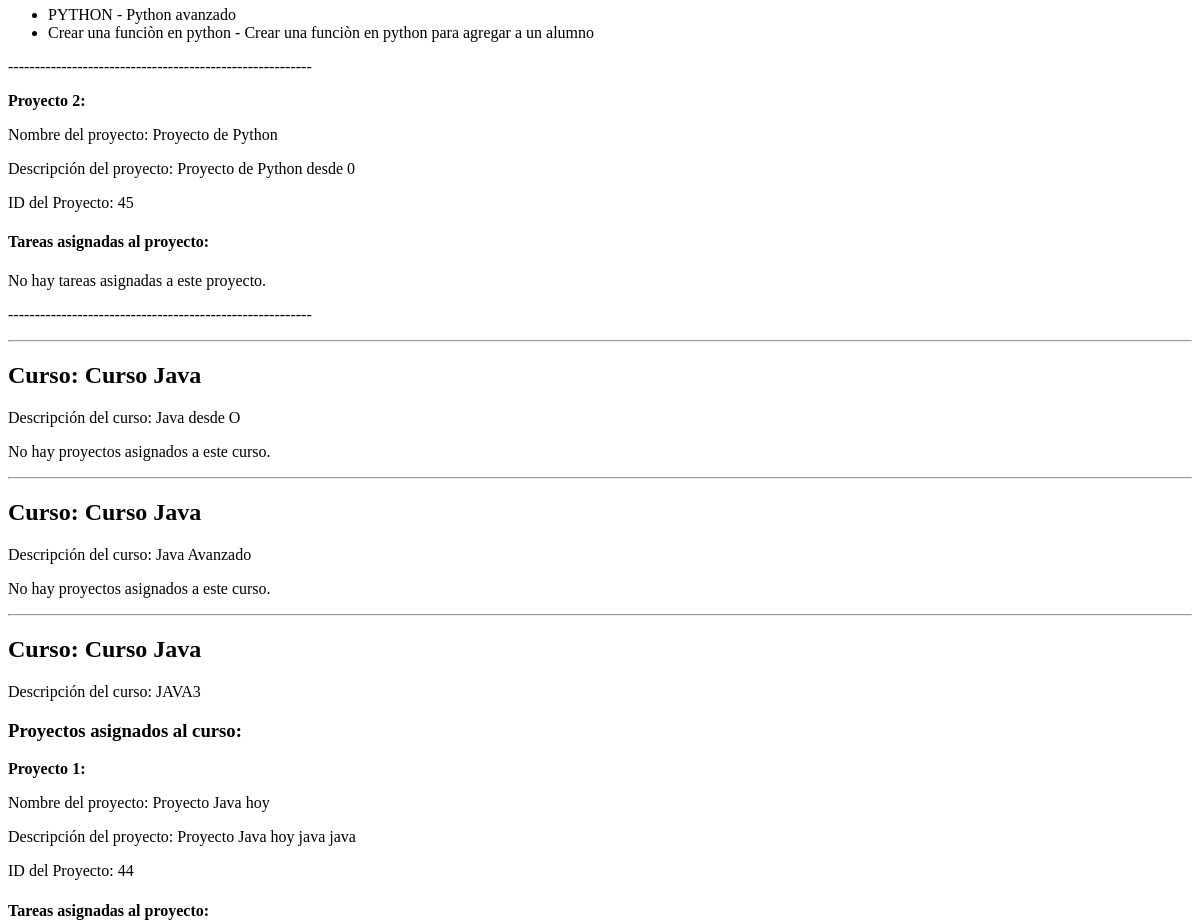
The page /projects/ (middle part) on the database as committed earlier.
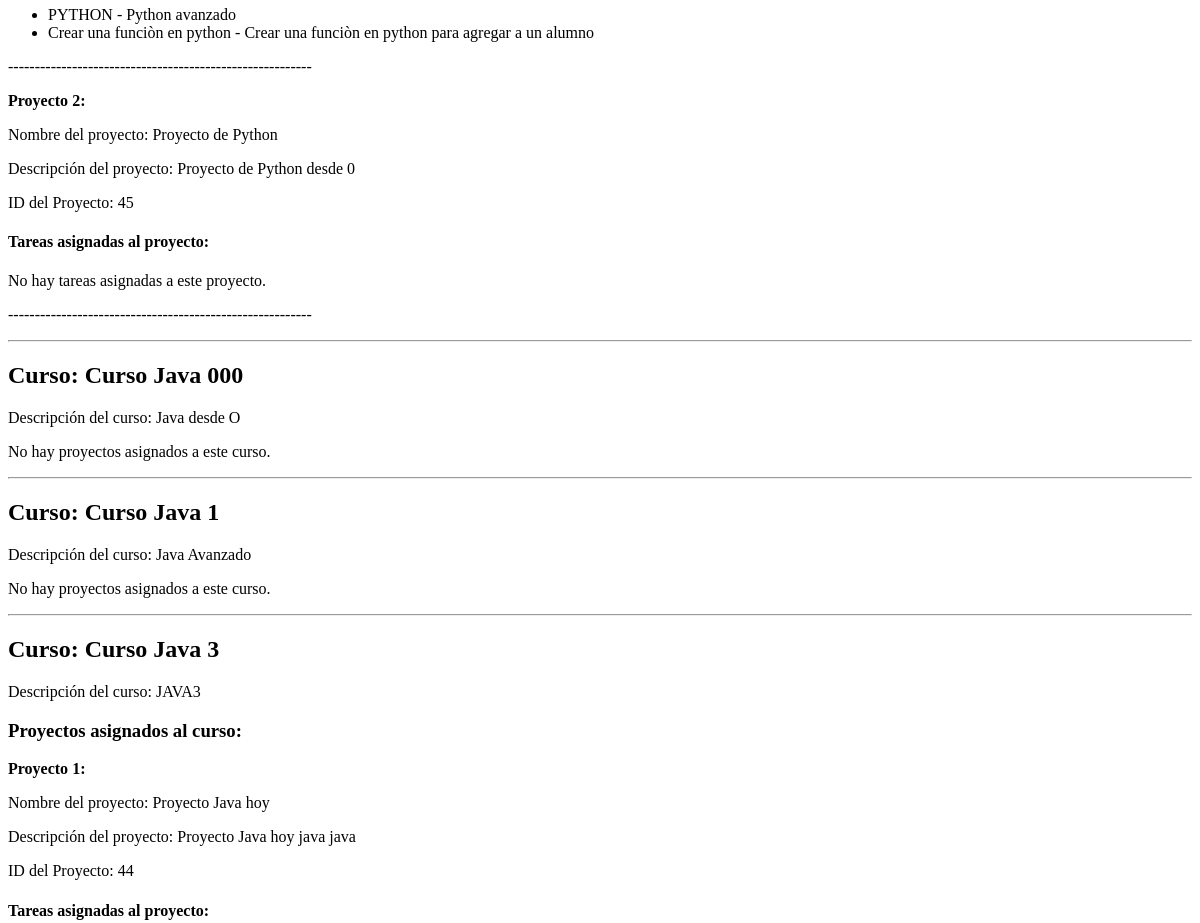
The same page on the database as committed later.
### miapp/models.py (models this page shows, shortened)
class Course(models.Model):
    name = models.CharField(max_length=100)
    description = models.TextField()
    done = models.BooleanField(default=False)

### miapp/views.py (the view)
# urls.py: path('projects/', views.projects),
def projects(request):
    title = 'Ver el listado de proyectos por curso'
    courses = Course.objects.prefetch_related('project_set__task_set').all()
    return render(request, 'project/projects.html', {
        'title': title,
        'courses': courses,  # Pasamos los cursos en lugar de solo los proyectos
    })

### miapp/templates/project/projects.html (shortened to what this page needs)
{% extends 'layout/menu.html' %}
{% block content %}
    {% for course in courses %}
        <h2>Curso: {{ course.name }}</h2>
        <p>Descripción del curso: {{ course.description }}</p>
        {% if course.project_set.all %}
            <h3>Proyectos asignados al curso:</h3>
            {% for project in course.project_set.all %}
                <p><strong>Proyecto {{ forloop.counter }}:</strong></p>
                <p>Nombre del proyecto: {{ project.name }}</p>
                <p>Descripción del proyecto: {{ project.description }}</p>
                <p>ID del Proyecto: {{ project.id }}</p>
                <h4>Tareas asignadas al proyecto:</h4>
                {% if project.task_set.all %}
                    <ul>
                        {% for tarea in project.task_set.all %}
                            <li>{{ tarea.title }} - {{ tarea.description }}</li>
                        {% endfor %}
                    </ul>
                {% else %}
                    <p>No hay tareas asignadas a este proyecto.</p>
                {% endif %}
                <p>---------------------------------------------------------</p>
            {% endfor %}
        {% else %}
            <p>No hay proyectos asignados a este curso.</p>
        {% endif %}
        <hr>
    {% endfor %}
{% endblock %}

Rows that differ between the two databases and show on the page:
changed Course "Java desde O": name "Curso Java" → "Curso Java 000"
changed Course "Java Avanzado": name "Curso Java" → "Curso Java 1"
changed Course "JAVA3": name "Curso Java" → "Curso Java 3"
